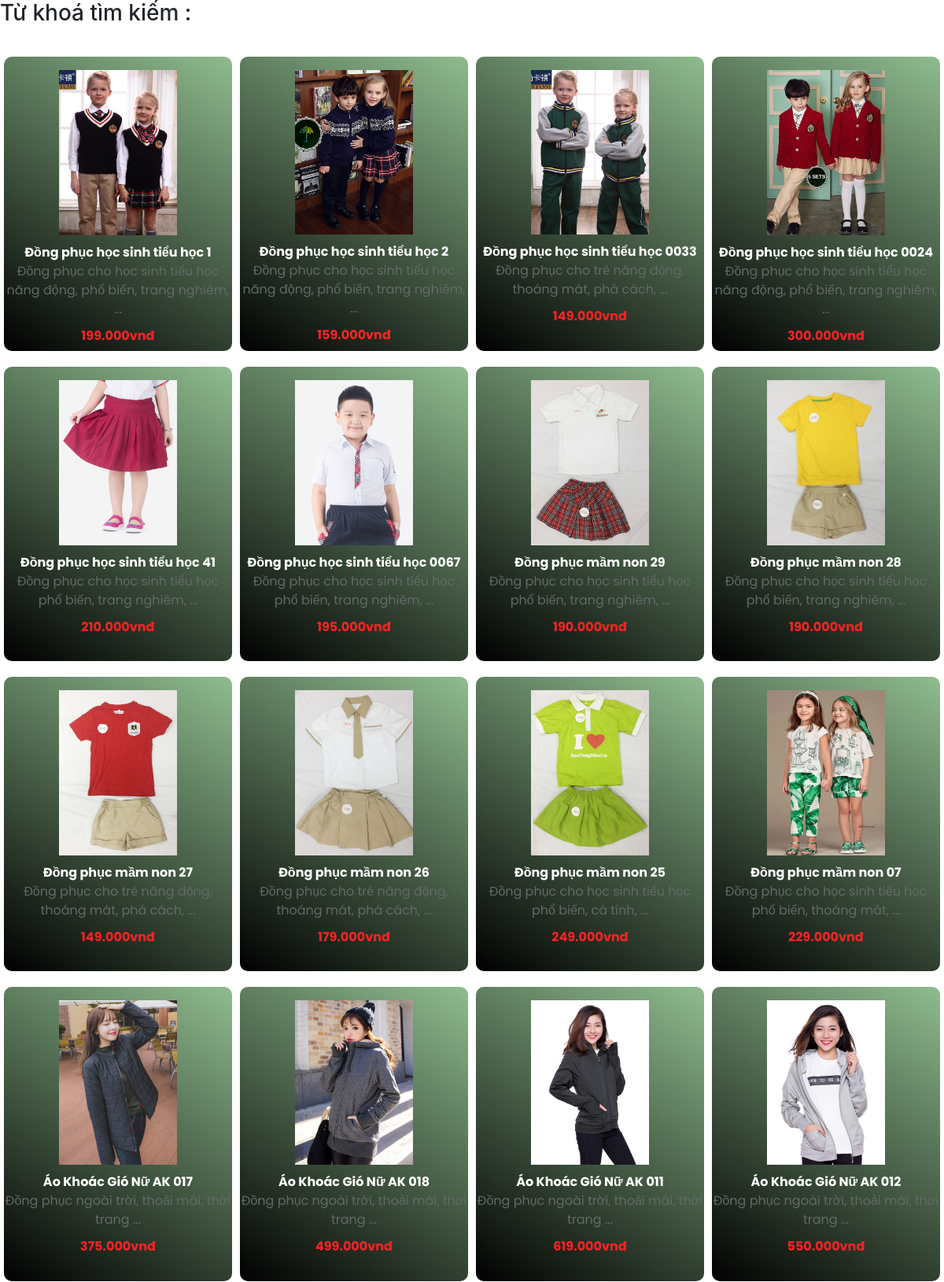
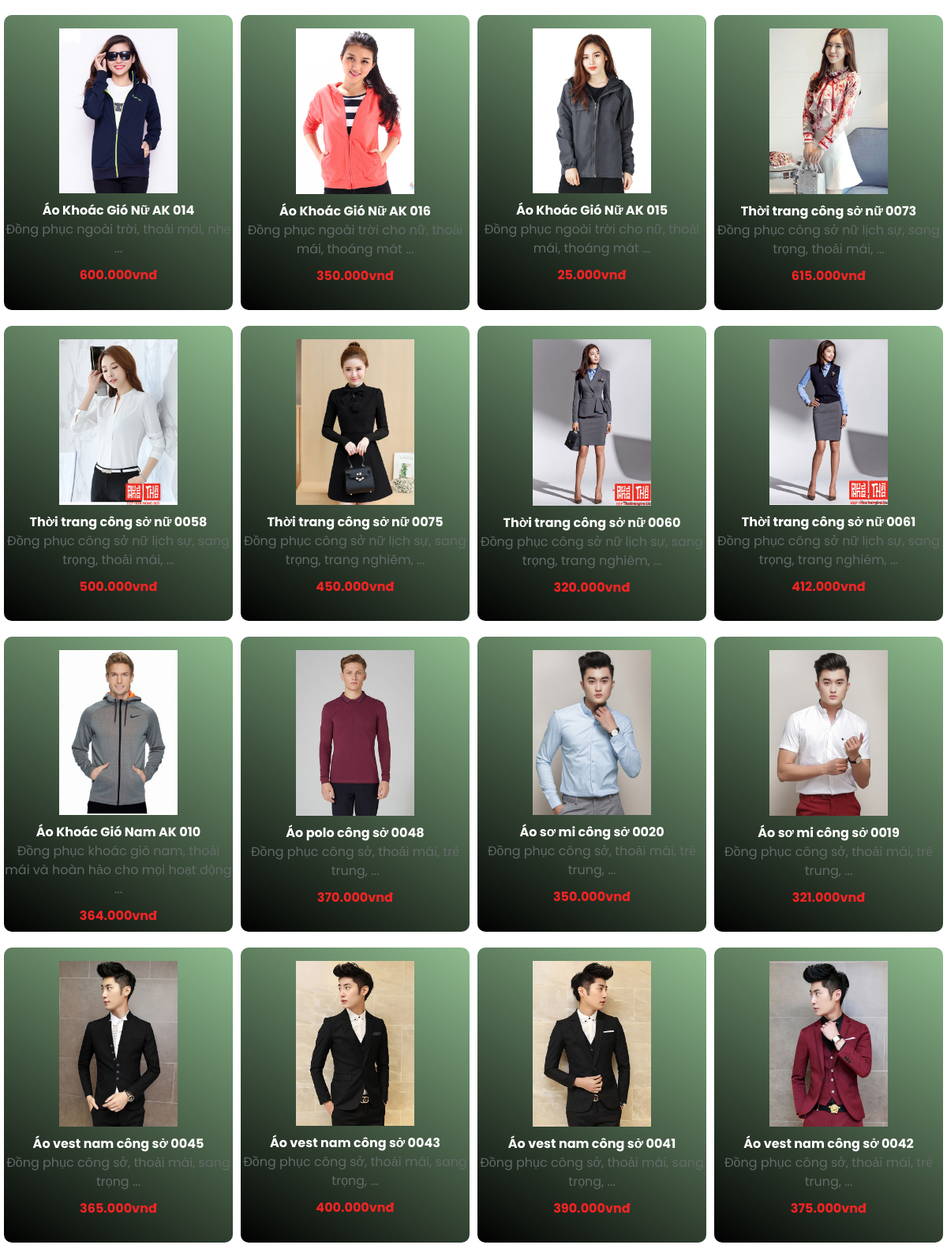
Screenshot of /pages/main/timkiem.php (upper part) with the database file from the repository (2 pictures, top to bottom).
### tables this page shows
CREATE TABLE `tbl_sanpham` (
  `id_sanpham` int(11) NOT NULL,
  `tensanpham` varchar(100) NOT NULL,
  `masanpham` varchar(100) NOT NULL,
  `giasanpham` float NOT NULL,
  `soluong` int(11) NOT NULL,
  `hinhanh` varchar(100) NOT NULL,
  `tomtat` tinytext NOT NULL,
  `noidung` text NOT NULL,
  `id_loaisanpham` int(11) NOT NULL,
  `id_nhacungcap` int(11) NOT NULL,
  `trangthai` int(11) NOT NULL
);

### pages/main/timkiem.php (the view, shortened to what this page needs)
<link rel="stylesheet" href="https://cdnjs.cloudflare.com/ajax/libs/twitter-bootstrap/4.1.3/css/bootstrap.min.css">
<link rel="stylesheet" href="https://cdnjs.cloudflare.com/ajax/libs/ionicons/2.0.1/css/ionicons.min.css">
<link rel="stylesheet" href="../css/style.css">
<?php
$sql_pro = "SELECT * FROM tbl_sanpham,tbl_loaisanpham WHERE tbl_sanpham.id_loaisanpham=tbl_loaisanpham.id_loaisanpham
	AND tbl_sanpham.tensanpham LIKE '%".$tukhoa."%'";
$query_pro = mysqli_query($connect, $sql_pro);
?>
<h3>Từ khoá tìm kiếm : <?= $_POST['tukhoa']; ?></h3>
<div id="wp-products">
	<ul id="list-products">
		<?php
		while ($row = mysqli_fetch_array($query_pro)) {
		?>
			<div class="item">
				<a href="index.php?quanly=sanpham&id=<?= $row['id_sanpham'] ?>">
					<img src="admincp/modules/quanlysanpham/uploads/<?= $row['hinhanh'] ?>">
					<div class="name"><?= $row['tensanpham'] ?></div>
					<div class="desc"><?= $row['tomtat'] ?></div>
					<div class="price"><?= number_format($row['giasanpham'], 0, ',', '.') . 'vnđ'  ?></div>
				</a>
			</div>
		<?php
		}
		?>
	</ul>
</div>

### css/style.css (style rules this page uses)
* { padding:0; margin:0; box-sizing: border-box; font-family:'Poppins', sans-serif; cursor: pointer; list-style: none; }
#wp-products { padding-top:30px; padding-bottom: 30px; width: 100%; }
#list-products { display: flex; list-style: none; justify-content: space-around; align-items: center; flex-wrap: wrap; }
#list-products .item { width: 290px; height: 374px; background: linear-gradient(212.38deg, darkseagreen 0%, black 100%); border-radius: 10px; margin-bottom: 20px; }
#list-products .item img { display: block; margin:0px auto; margin-top:17px; max-width: 150px; }
#list-products .item .name { text-align: center; color:#fff; font-weight: bold; margin-top:10px; }
#list-products .item .desc { text-align: center; color:#626a67; }
#list-products .item .price { text-align: center; color:#f42424; font-weight: bold; margin-top:10px; justify-content: center; }
#footer .box .quick-menu ,.item a { color:#fff; text-decoration: none; }

### rows the page displays
tbl_sanpham: hinhanh (picture), tensanpham "Đồng phục học sinh tiểu học 1", tomtat "Đồng phục cho học sinh tiểu học năng động, phổ biến, trang nghiêm, ...", giasanpham "199.000"
tbl_sanpham: hinhanh (picture), tensanpham "Đồng phục học sinh tiểu học 2", tomtat "Đồng phục cho học sinh tiểu học năng động, phổ biến, trang nghiêm, ...", giasanpham "159.000"
tbl_sanpham: hinhanh (picture), tensanpham "Đồng phục học sinh tiểu học 0033", tomtat "Đồng phục cho trẻ năng động, thoáng mát, phá cách, ...", giasanpham "149.000"
tbl_sanpham: hinhanh (picture), tensanpham "Đồng phục học sinh tiểu học 0024", tomtat "Đồng phục cho học sinh tiểu học năng động, phổ biến, trang nghiêm, ...", giasanpham "300.000"
tbl_sanpham: hinhanh (picture), tensanpham "Đồng phục học sinh tiểu học 41", tomtat "Đồng phục cho học sinh tiểu học phổ biến, trang nghiêm, ...", giasanpham "210.000"
tbl_sanpham: hinhanh (picture), tensanpham "Đồng phục học sinh tiểu học 0067", tomtat "Đồng phục cho học sinh tiểu học phổ biến, trang nghiêm, ...", giasanpham "195.000"
tbl_sanpham: hinhanh (picture), tensanpham "Đồng phục mầm non 29", tomtat "Đồng phục cho học sinh tiểu học phổ biến, trang nghiêm, ...", giasanpham "190.000"
tbl_sanpham: hinhanh (picture), tensanpham "Đồng phục mầm non 28", tomtat "Đồng phục cho học sinh tiểu học phổ biến, trang nghiêm, ...", giasanpham "190.000"
tbl_sanpham: hinhanh (picture), tensanpham "Đồng phục mầm non 27", tomtat "Đồng phục cho trẻ năng động, thoáng mát, phá cách, ...", giasanpham "149.000"
tbl_sanpham: hinhanh (picture), tensanpham "Đồng phục mầm non 26", tomtat "Đồng phục cho trẻ năng động, thoáng mát, phá cách, ...", giasanpham "179.000"
tbl_sanpham: hinhanh (picture), tensanpham "Đồng phục mầm non 25", tomtat "Đồng phục cho học sinh tiểu học phổ biến, cá tính, ...", giasanpham "249.000"
tbl_sanpham: hinhanh (picture), tensanpham "Đồng phục mầm non 07", tomtat "Đồng phục cho học sinh tiểu học phổ biến, thoáng mát, ...", giasanpham "229.000"
tbl_sanpham: hinhanh (picture), tensanpham "Áo Khoác Gió Nữ AK 017", tomtat "Đồng phục ngoài trời, thoải mái, thời trang ...", giasanpham "375.000"
tbl_sanpham: hinhanh (picture), tensanpham "Áo Khoác Gió Nữ AK 018", tomtat "Đồng phục ngoài trời, thoải mái, thời trang ...", giasanpham "499.000"
tbl_sanpham: hinhanh (picture), tensanpham "Áo Khoác Gió Nữ AK 011", tomtat "Đồng phục ngoài trời, thoải mái, thời trang ...", giasanpham "619.000"
tbl_sanpham: hinhanh (picture), tensanpham "Áo Khoác Gió Nữ AK 012", tomtat "Đồng phục ngoài trời, thoải mái, thời trang ...", giasanpham "550.000"
tbl_sanpham: hinhanh (picture), tensanpham "Áo Khoác Gió Nữ AK 014", tomtat "Đồng phục ngoài trời, thoải mái, nhẹ ...", giasanpham "600.000"
tbl_sanpham: hinhanh (picture), tensanpham "Áo Khoác Gió Nữ AK 016", tomtat "Đồng phục ngoài trời cho nữ, thoải mái, thoáng mát ...", giasanpham "350.000"
tbl_sanpham: hinhanh (picture), tensanpham "Áo Khoác Gió Nữ AK 015", tomtat "Đồng phục ngoài trời cho nữ, thoải mái, thoáng mát ...", giasanpham "25.000"
tbl_sanpham: hinhanh (picture), tensanpham "Thời trang công sở nữ 0073", tomtat "Đồng phục công sở nữ lịch sự, sang trọng, thoải mái, ...", giasanpham "615.000"
tbl_sanpham: hinhanh (picture), tensanpham "Thời trang công sở nữ 0058", tomtat "Đồng phục công sở nữ lịch sự, sang trọng, thoải mái, ...", giasanpham "500.000"
tbl_sanpham: hinhanh (picture), tensanpham "Thời trang công sở nữ 0075", tomtat "Đồng phục công sở nữ lịch sự, sang trọng, trang nghiêm, ...", giasanpham "450.000"
tbl_sanpham: hinhanh (picture), tensanpham "Thời trang công sở nữ 0060", tomtat "Đồng phục công sở nữ lịch sự, sang trọng, trang nghiêm, ...", giasanpham "320.000"
tbl_sanpham: hinhanh (picture), tensanpham "Thời trang công sở nữ 0061", tomtat "Đồng phục công sở nữ lịch sự, sang trọng, trang nghiêm, ...", giasanpham "412.000"
tbl_sanpham: hinhanh (picture), tensanpham "Áo Khoác Gió Nam AK 010", tomtat "Đồng phục khoác gió nam, thoải mái và hoàn hảo cho mọi hoạt động ...", giasanpham "364.000"
tbl_sanpham: hinhanh (picture), tensanpham "Áo polo công sở 0048", tomtat "Đồng phục công sở, thoải mái, trẻ trung, ...", giasanpham "370.000"
tbl_sanpham: hinhanh (picture), tensanpham "Áo sơ mi công sở 0020", tomtat "Đồng phục công sở, thoải mái, trẻ trung, ...", giasanpham "350.000"
tbl_sanpham: hinhanh (picture), tensanpham "Áo sơ mi công sở 0019", tomtat "Đồng phục công sở, thoải mái, trẻ trung, ...", giasanpham "321.000"
tbl_sanpham: hinhanh (picture), tensanpham "Áo vest nam công sở 0045", tomtat "Đồng phục công sở, thoải mái, sang trọng ...", giasanpham "365.000"
tbl_sanpham: hinhanh (picture), tensanpham "Áo vest nam công sở 0043", tomtat "Đồng phục công sở, thoải mái, sang trọng, ...", giasanpham "400.000"
tbl_sanpham: hinhanh (picture), tensanpham "Áo vest nam công sở 0041", tomtat "Đồng phục công sở, thoải mái, sang trọng, ...", giasanpham "390.000"
tbl_sanpham: hinhanh (picture), tensanpham "Áo vest nam công sở 0042", tomtat "Đồng phục công sở, thoải mái, trẻ trung, ...", giasanpham "375.000"
